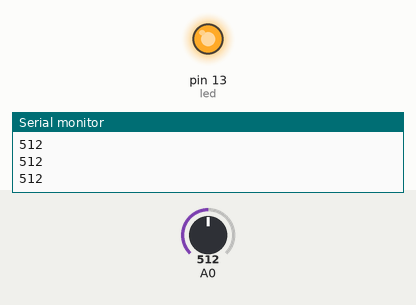
Recording of a sketch running on a simulated Arduino Uno, built with avr-gcc and run on an emulated ATmega328P. Parts: output pins drawn as LEDs (lit = HIGH), the last lines printed to the serial monitor. The test bench sets the inputs (shaded band); at power-on: A0 = 512.

Above: at 1.2 s.
1.3 s: A0 set to 529
At 2.5 s:
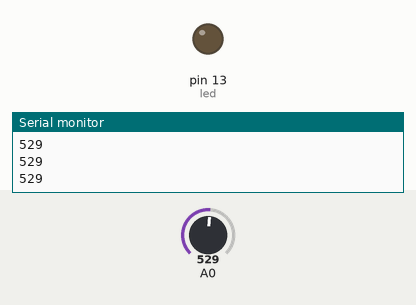
2.8 s: A0 set to 511
At 3.8 s:
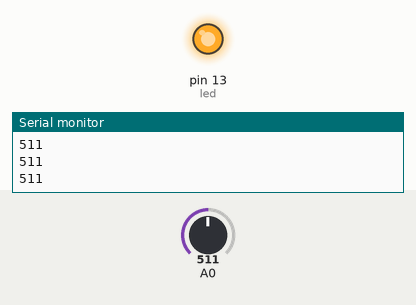
4.3 s: A0 set to 494
5.8 s: A0 set to 479
At 6.1 s:
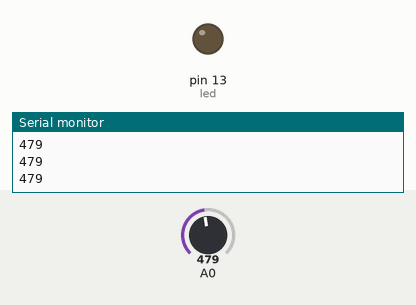
Timing chart, 0 to 8.3 s (numbered marks = the images above; inputs shaded):
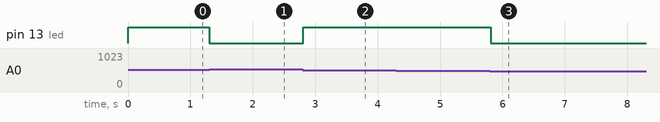

Measured:
- the behaviour switches between 512 and 513 on A0 (found by bisection; images 0 and 1)
- the behaviour switches between 480 and 479 on A0 (found by bisection; images 2 and 3)
- after the input at 1.3 s, pin 13 (led): HIGH → LOW at once
- after the input at 2.8 s, pin 13 (led): LOW → HIGH at once
- after the input at 5.8 s, pin 13 (led): HIGH → LOW at once

The sketch:

Emf.ino
```cpp
int led = LED_BUILTIN;         // the PWM pin the LED is attached to
int val = 0;
int brightness = 0;  // how bright the LED is
int fadeAmount = 5;  // how many points to fade the LED by

void setup() {
  pinMode(led, OUTPUT);
  Serial.begin(9600);
}

void loop() {
  val = analogRead(A0);
  Serial.println(val);
  analogWrite(led,1024-(val*val*5));
}
```
